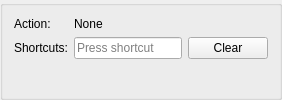
        <widget class="QGroupBox" name="groupBox">
     <property name="enabled">
      <bool>true</bool>
     </property>
     <property name="sizePolicy">
      <sizepolicy hsizetype="Preferred" vsizetype="Fixed">
       <horstretch>0</horstretch>
       <verstretch>0</verstretch>
      </sizepolicy>
     </property>
     <property name="minimumSize">
      <size>
       <width>0</width>
       <height>80</height>
      </size>
     </property>
     <property name="title">
      <string/>
     </property>
     <layout class="QFormLayout" name="formLayout">
      <property name="fieldGrowthPolicy">
       <enum>QFormLayout::AllNonFixedFieldsGrow</enum>
      </property>
      <item row="0" column="0">
       <widget class="QLabel" name="label">
        <property name="text">
         <string>Action:</string>
        </property>
       </widget>
      </item>
      <item row="0" column="1">
       <widget class="QLabel" name="actionNameLabel">
        <property name="text">
         <string>None</string>
        </property>
       </widget>
      </item>
      <item row="1" column="0">
       <widget class="QLabel" name="label_3">
        <property name="text">
         <string>Shortcuts:</string>
        </property>
       </widget>
      </item>
      <item row="1" column="1">
       <layout class="QHBoxLayout" name="horizontalLayout_3">
        <item>
         <widget class="QKeySequenceEdit" name="keySequenceEdit"/>
        </item>
        <item>
         <widget class="QPushButton" name="clearButton">
          <property name="text">
           <string>Clear</string>
          </property>
         </widget>
        </item>
       </layout>
      </item>
     </layout>
        </widget>
